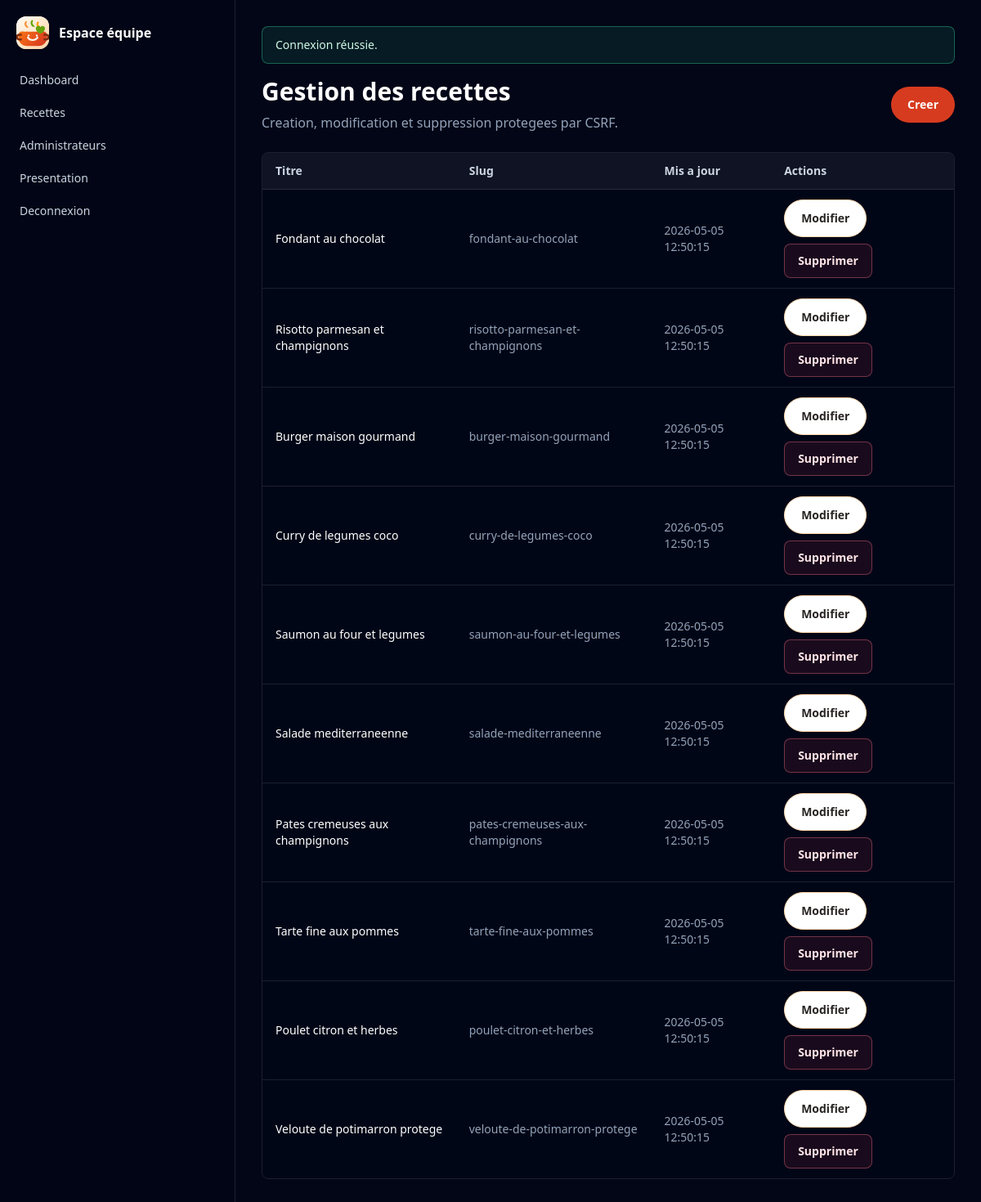
Page /admin/recipes/index.php (signed in) on the earlier database version.
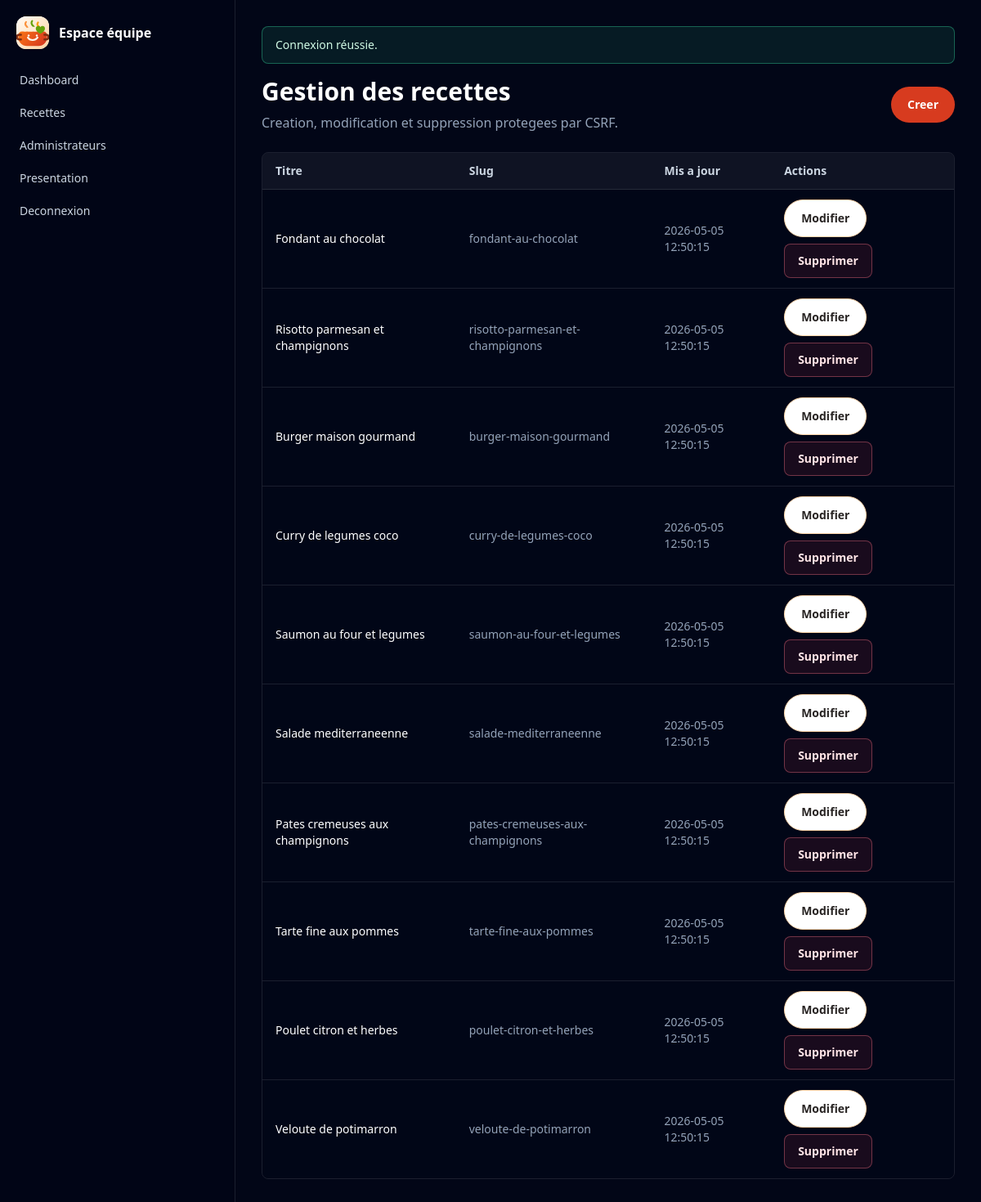
Same page on the later database version.
### tables this page shows
CREATE TABLE IF NOT EXISTS recipes (
  id INT AUTO_INCREMENT PRIMARY KEY,
  title VARCHAR(150) NOT NULL,
  slug VARCHAR(180) NOT NULL UNIQUE,
  short_description VARCHAR(300) NOT NULL,
  description TEXT NOT NULL,
  ingredients TEXT NOT NULL,
  preparation_steps TEXT NOT NULL,
  image_path VARCHAR(255) NULL,
  created_at DATETIME NOT NULL DEFAULT CURRENT_TIMESTAMP,
  updated_at DATETIME NOT NULL DEFAULT CURRENT_TIMESTAMP ON UPDATE CURRENT_TIMESTAMP,
  INDEX idx_recipes_slug (slug)
);

### public/admin/recipes/index.php (called while the page is built)
<?php require __DIR__ . '/../../../admin/recipes/index.php';

### app/config/database.php (called while the page is built, shortened)
<?php
function db(): PDO
{
    $host = env_value('DB_HOST', '127.0.0.1');
    $port = env_value('DB_PORT', '3306');
    $name = env_value('DB_NAME', 'secure_recipes_greta92');
    $user = env_value('DB_USER', 'root');
    $password = env_value('DB_PASSWORD', '');
    $dsn = "mysql:host={$host};port={$port};dbname={$name};charset=utf8mb4";
    $pdo = new PDO($dsn, (string) $user, (string) $password, [
        PDO::ATTR_ERRMODE => PDO::ERRMODE_EXCEPTION,
        PDO::ATTR_DEFAULT_FETCH_MODE => PDO::FETCH_ASSOC,
        PDO::ATTR_EMULATE_PREPARES => false,
    ]);
    return $pdo;
}

### app/repositories/RecipeRepository.php (called while the page is built, shortened)
<?php
final class RecipeRepository
{
    public function all(): array
    {
        $stmt = $this->pdo->prepare('SELECT * FROM recipes ORDER BY created_at DESC, id DESC');
        $stmt->execute();
        return $stmt->fetchAll();
    }
}

### admin/recipes/index.php (the view, shortened to what this page needs)
<?php
require_once BASE_PATH . '/app/config/database.php';
require_once BASE_PATH . '/app/repositories/RecipeRepository.php';
$recipes = [];
$error = null;
try {
    $recipes = (new RecipeRepository(db()))->all();
} catch (Throwable $exception) {
    $error = 'Base de donnees indisponible.';
}
?>
<div class="mb-6 flex flex-col gap-3 sm:flex-row sm:items-center sm:justify-between">
    <div>
        <h1 class="text-3xl font-bold text-white">Gestion des recettes</h1>
        <p class="mt-2 text-slate-400">Creation, modification et suppression protegees par CSRF.</p>
    </div>
    <a class="btn-primary" href="/admin/recipes/create.php">Creer</a>
</div>
<?php if ($error): ?>
    <div class="panel-card p-5 text-amber-100"><?= e($error) ?></div>
<?php else: ?>
    <div class="overflow-hidden rounded-lg border border-white/10">
        <table class="w-full min-w-[760px] divide-y divide-white/10 text-left text-sm">
            <thead class="bg-white/5 text-slate-300">
                <tr><th class="px-4 py-3">Titre</th><th class="px-4 py-3">Slug</th><th class="px-4 py-3">Mis a jour</th><th class="px-4 py-3">Actions</th></tr>
            </thead>
            <tbody class="divide-y divide-white/10">
                <?php foreach ($recipes as $recipe): ?>
                    <tr class="bg-slate-950/40">
                        <td class="px-4 py-3 font-medium text-white"><?= e($recipe['title']) ?></td>
                        <td class="px-4 py-3 text-slate-400"><?= e($recipe['slug']) ?></td>
                        <td class="px-4 py-3 text-slate-400"><?= e($recipe['updated_at']) ?></td>
                        <td class="px-4 py-3">
                            <div class="flex flex-wrap gap-2">
                                <a class="btn-secondary" href="/admin/recipes/edit.php?id=<?= e($recipe['id']) ?>">Modifier</a>
                                <form method="post" action="/admin/recipes/delete.php" onsubmit="return confirm('Supprimer cette recette ?');">
                                    <button class="btn-danger" type="submit">Supprimer</button>
                                </form>
                            </div>
                        </td>
                    </tr>
                <?php endforeach; ?>
            </tbody>
        </table>
    </div>
<?php endif; ?>

Differences in the rows shown:
changed recipes: title "Veloute de potimarron protege" → "Veloute de potimarron"; slug "veloute-de-potimarron-protege" → "veloute-de-potimarron"
